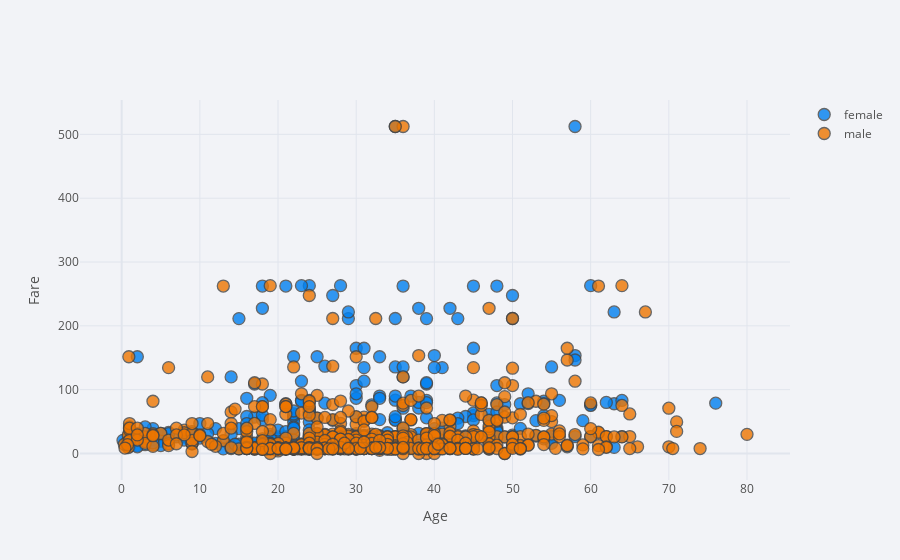

Notebook code cell kept with this figure:
### Code cell
# Option 6, with Plotly Cufflinks

color_map = {'male': 'red', 'female': 'blue'}

colors = titanic.sex.map(lambda x : color_map.get(x, 'black'))

titanic.iplot(kind="scatter", x='age', y='fare', categories='sex', mode = 'markers', xTitle='Age', yTitle='Fare')

### Figure 1 — Plotly figure (JSON) as saved in the notebook; plotly's stock layout.template omitted (floating-point values rounded to 4 significant figures; data arrays with more than 128 entries replaced by an {"elided": "..."} marker saying what was removed)
{"data": [{"marker": {"color": "rgba(0, 128, 240, 1.0)", "line": {"width": 1.3}, "opacity": 0.8, "size": 12, "symbol": "circle"}, "mode": "markers", "name": "female", "textfont": {"color": "#505050"}, "type": "scatter", "x": {"elided": "466 float values"}, "y": {"elided": "466 float values"}}, {"marker": {"color": "rgba(238, 118, 0, 1.0)", "line": {"width": 1.3}, "opacity": 0.8, "size": 12, "symbol": "circle"}, "mode": "markers", "name": "male", "textfont": {"color": "#505050"}, "type": "scatter", "x": {"elided": "843 float values"}, "y": {"elided": "843 float values"}}, {"marker": {"color": "rgba(48, 144, 84, 1.0)", "line": {"width": 1.3}, "opacity": 0.8, "size": 12, "symbol": "circle"}, "mode": "markers", "name": "nan", "textfont": {"color": "#505050"}, "type": "scatter", "x": [], "y": []}], "layout": {"legend": {"bgcolor": "#F2F3F7", "font": {"color": "#505050"}}, "paper_bgcolor": "#F2F3F7", "plot_bgcolor": "#F2F3F7", "title": {"font": {"color": "#484848"}}, "xaxis": {"gridcolor": "#E1E5ED", "showgrid": true, "tickfont": {"color": "#505050"}, "title": {"font": {"color": "#505050"}, "text": "Age"}, "zerolinecolor": "#E1E5ED"}, "yaxis": {"gridcolor": "#E1E5ED", "showgrid": true, "tickfont": {"color": "#505050"}, "title": {"font": {"color": "#505050"}, "text": "Fare"}, "zerolinecolor": "#E1E5ED"}}}
